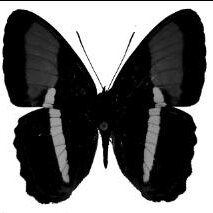
#> input picture 2025-04-29_taller_convoluciones_personalizadas/datos/mariposa.jpg, 213 x 213 px
$ jupyter execute convoluciones_personalizadas.ipynb
#> lines starting #> are read from the running program, lines starting #| are printed output that depends on the picture
# 🧪 **Filtro Visual : Convoluciones Personalizadas**

**Computación visual**

[cell 1]
import cv2
import numpy as np
import matplotlib.pyplot as plt
from ipywidgets import interact, IntSlider, VBox # Seccion interactiva
import imageio
from PIL import Image
import os

## ✅ Función convolucional

[cell 2]
def aplicar_convolucion_manual(img, kernel):
    """
    Aplica un filtro definido por un kernel a una imagen en escala de grises.

    Parámetros:
    - img: imagen de entrada (en escala de grises).
    - kernel: matriz que define el filtro (2D numpy array).

    Retorna:
    - Imagen filtrada por convolución.
    """
    h, w = img.shape
    kh, kw = kernel.shape
    pad_h, pad_w = kh // 2, kw // 2

    # Añadir bordes para evitar pérdida de información en los extremos
    img_padded = cv2.copyMakeBorder(img, pad_h, pad_h, pad_w, pad_w, cv2.BORDER_REPLICATE)

    # Crear imagen de salida vacía
    output = np.zeros_like(img)

    # Aplicar convolución pixel por pixel
    for i in range(h):
        for j in range(w):
            region = img_padded[i:i+kh, j:j+kw]
            output[i, j] = np.clip(np.sum(region * kernel), 0, 255)

    return output

## ✅ Cargar imagen en escala de grises

[cell 3]
img = cv2.imread('../datos/mariposa.jpg', cv2.IMREAD_GRAYSCALE)
#> img is the input picture: shape (213, 213); min 0, max 255, mean 108.6
plt.imshow(img, cmap='gray')
plt.title("Imagen original")
plt.axis('off')
plt.show()

## ✅ Definición de kernels

[cell 4]
# Filtro de enfoque (sharpen)
sharpen_kernel = np.array([
    [0, -1,  0],
    [-1, 5, -1],
    [0, -1,  0]
])

# Filtro de suavizado (blur)
blur_kernel = np.ones((3, 3), dtype=np.float32) / 9.0

# Filtro de detección de bordes (Sobel horizontal)
sobel_x = np.array([
    [-1, 0, 1],
    [-2, 0, 2],
    [-1, 0, 1]
])

## ✅ Aplicar filtros manuales

[cell 5]
img_sharpen = aplicar_convolucion_manual(img, sharpen_kernel)
#> in aplicar_convolucion_manual, `img_padded = cv2.copyMakeBorder(img, pad_h, pad_h, pad_w, pad_w, cv2.B..`:
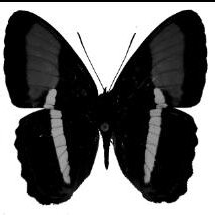
#> img_padded: shape (215, 215); min 0, max 255, mean 110.1
#> after the loop in aplicar_convolucion_manual, `for i in range(h):`:
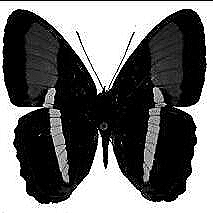
#> output: shape (213, 213); min 0, max 255, mean 109.4
img_blur = aplicar_convolucion_manual(img, blur_kernel)
#> after the loop in aplicar_convolucion_manual (call 2), `for i in range(h):`:
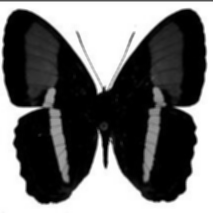
#> output: shape (213, 213); min 0, max 255, mean 108.3
img_edges = aplicar_convolucion_manual(img, sobel_x)
#> after the loop in aplicar_convolucion_manual (call 3), `for i in range(h):`:
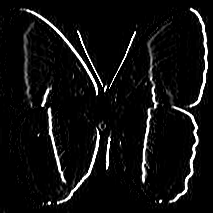
#> output: shape (213, 213); min 0, max 255, mean 16

## ✅ Aplicar filtros integrados en OpenCV

[cell 6]
img_sharpen_cv = cv2.filter2D(img, -1, sharpen_kernel)
img_blur_cv = cv2.filter2D(img, -1, blur_kernel)
img_edges_cv = cv2.filter2D(img, -1, sobel_x)

## ✅ Generación de imagen comparativa

[cell 7]
titulos = ['Sharpen Manual', 'Sharpen OpenCV',
           'Blur Manual', 'Blur OpenCV',
           'Sobel Manual', 'Sobel OpenCV']

imagenes = [img_sharpen, img_sharpen_cv,
            img_blur, img_blur_cv,
            img_edges, img_edges_cv]

plt.figure(figsize=(9, 7))
for i in range(6):
    plt.subplot(2, 3, i+1)
    plt.imshow(imagenes[i], cmap='gray')
    plt.title(titulos[i])
    plt.axis('off')
plt.tight_layout()
plt.show()

## ✅ Generar GIF para evidencia de resultados

[cell 8]
# Crear carpeta de resultados si no existe
os.makedirs("resultados", exist_ok=True)

# -------------------------------------
# GIF 1: Evolución secuencial de imágenes
# -------------------------------------

# Lista ordenada de imágenes: original + convoluciones clásicas + convoluciones manuales
secuencia = [
    ("Imagen original", img),
    ("Filtro Sharpen", img_sharpen),
    ("Filtro Sharpen manual", img_sharpen_cv),
    ("Filtro Blur clásico", img_blur),
    ("Filtro Blur manual", img_blur_cv),
    ("Filtro Sobel clásico", img_edges),
    ("Filtro Sobel manual", img_edges_cv)
]

frames = []
for i, (titulo, imge) in enumerate(secuencia):
    fig, ax = plt.subplots()
    ax.imshow(imge, cmap='gray')
    ax.set_title(titulo)
    ax.axis('off')

    # Guardar imagen temporal
    temp_path = f"resultados/temp_{i}.png"
#> temp_path = 'resultados/temp_0.png'
    fig.savefig(temp_path, bbox_inches='tight')
    plt.close(fig)

    # Convertir a frame de GIF
    frame = Image.open(temp_path)
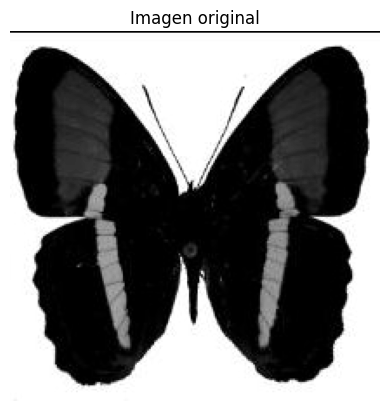
#> frame: PIL image 389x411 RGBA; mean R, G, B, A 128.8, 128.8, 128.8, 255
    frames.append(frame)

# Guardar GIF final
gif_path1 = "resultados/proceso_convoluciones.gif"
#> gif_path1 = 'resultados/proceso_convoluciones.gif'
frames[0].save(gif_path1, save_all=True, append_images=frames[1:], duration=1000, loop=0)

# -------------------------------------
# GIF 2: Comparaciones (original vs clásico vs manual)
# -------------------------------------

comparaciones = [
    ("Sharpen", img_sharpen_cv, img_sharpen),
    ("Blur", img_blur_cv, img_blur),
    ("Sobel", img_edges_cv, img_edges)
]

frames_comp = []

for i, (nombre, clasico, manual) in enumerate(comparaciones):
    fig, axes = plt.subplots(1, 3, figsize=(12, 4))
    titles = ["Original", f"{nombre} Clásico", f"{nombre} Manual"]
#> titles = ['Original', 'Sharpen Clásico', 'Sharpen Manual']
    images = [img, clasico, manual]

    for ax, title, imge in zip(axes, titles, images):
        ax.imshow(imge, cmap='gray')
        ax.set_title(title)
        ax.axis('off')
#> this loop made 3 passes

    # Guardar imagen temporal
    temp_path = f"resultados/comp_temp_{i}.png"
#> temp_path = 'resultados/comp_temp_0.png'
    fig.savefig(temp_path, bbox_inches='tight')
    plt.close(fig)

    # Convertir a frame de GIF
    frame = Image.open(temp_path)
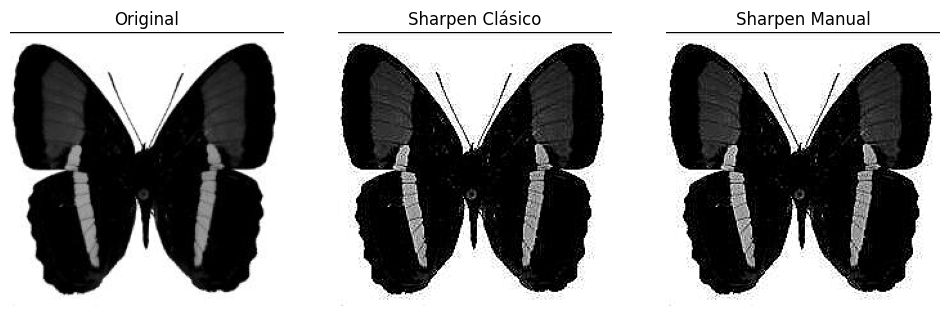
#> frame: PIL image 950x316 RGBA; mean R, G, B, A 144.4, 144.4, 144.4, 255
    frames_comp.append(frame)

# Guardar segundo GIF
gif_path2 = "resultados/comparaciones_convoluciones.gif"
frames_comp[0].save(gif_path2, save_all=True, append_images=frames_comp[1:], duration=1500, loop=0)

## ✅ Sección interactivo con sliders

[cell 9]
# Función para aplicar kernel personalizado
# Crear una interfaz interactiva con sliders (`cv2.createTrackbar`) para probar diferentes valores del kernel.

def aplicar_kernel(k00, k01, k02, k10, k11, k12, k20, k21, k22, divisor):
    kernel = np.array([
        [k00, k01, k02],
        [k10, k11, k12],
        [k20, k21, k22]
    ], dtype=np.float32)

    if divisor == 0:
        divisor = 1
    kernel /= divisor

    resultado = cv2.filter2D(img, -1, kernel)

    plt.figure(figsize=(10, 4))
    plt.subplot(1, 2, 1)
    plt.imshow(img, cmap='gray')
    plt.title("Original")
    plt.axis("off")

    plt.subplot(1, 2, 2)
    plt.imshow(resultado, cmap='gray')
    plt.title("Filtrada")
    plt.axis("off")
    plt.show()

# Sliders para cada valor del kernel + divisor
sliders = [
    IntSlider(min=-10, max=10, value=0, description=f'K{i}') for i in range(9)
] + [IntSlider(min=1, max=20, value=1, description='Div')]
#> sliders = 10 items

# Mostrar interfaz interactiva
interact(
    aplicar_kernel,
    k00=sliders[0], k01=sliders[1], k02=sliders[2],
    k10=sliders[3], k11=sliders[4], k12=sliders[5],
    k20=sliders[6], k21=sliders[7], k22=sliders[8],
    divisor=sliders[9]
);
#> the sliders are set to k00 = 0, k01 = 0, k02 = 0, k10 = 0, k11 = 0, k12 = 0, k20 = 0, k21 = 0, k22 = 0, divisor = 1
#> in aplicar_kernel, `resultado = cv2.filter2D(img, -1, kernel)`: resultado: shape (213, 213); every value is 0
